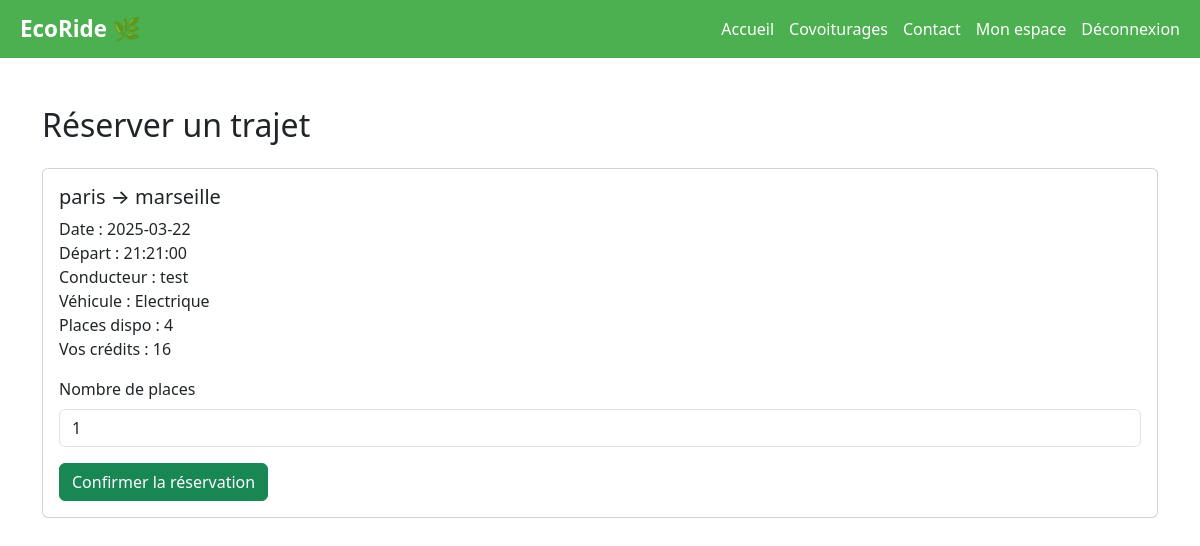
Screenshot of /actions/reserver_place.php?id=16 (signed in) with the database file from the repository.
### tables this page shows
CREATE TABLE `trajets_proposes` (
  `id_trajet` int(10) UNSIGNED NOT NULL,
  `courriel_conducteur` varchar(40) NOT NULL,
  `date_trajet` date NOT NULL,
  `depart` varchar(40) NOT NULL,
  `destination` varchar(40) NOT NULL,
  `prix` decimal(6,2) DEFAULT NULL,
  `description` text DEFAULT NULL,
  `created_at` timestamp NOT NULL DEFAULT current_timestamp(),
  `updated_at` timestamp NOT NULL DEFAULT current_timestamp() ON UPDATE current_timestamp(),
  `places_disponibles` int(10) UNSIGNED NOT NULL,
  `places_totales` int(11) NOT NULL DEFAULT 0,
  `heure_depart` time NOT NULL,
  `heure_arrivee` time DEFAULT NULL,
  `vehicule` int(11) DEFAULT NULL,
  `duree` int(11) DEFAULT NULL,
  `statut` enum('en_attente','en_cours','terminé') DEFAULT 'en_attente'
);

CREATE TABLE `profils` (
  `id` int(10) UNSIGNED NOT NULL,
  `nom` varchar(40) NOT NULL,
  `genre` varchar(10) NOT NULL,
  `telephone` varchar(15) NOT NULL,
  `courriel` varchar(40) NOT NULL,
  `adresse` text NOT NULL,
  `role` enum('conducteur','passager','les deux') NOT NULL DEFAULT 'passager',
  `photo` varchar(255) DEFAULT NULL,
  `note` float DEFAULT NULL
);

CREATE TABLE `vehicules` (
  `id` int(11) NOT NULL,
  `courriel_conducteur` varchar(40) DEFAULT NULL,
  `marque` varchar(40) DEFAULT NULL,
  `modele` varchar(40) DEFAULT NULL,
  `energie` enum('essence','diesel','electrique','hybride') DEFAULT NULL,
  `couleur` varchar(30) DEFAULT NULL,
  `plaque` varchar(20) DEFAULT NULL,
  `date_immatriculation` date DEFAULT NULL,
  `preferences` text DEFAULT NULL
);

CREATE TABLE `utilisateurs` (
  `courriel` varchar(40) NOT NULL,
  `mot_de_passe` varchar(255) NOT NULL,
  `credits` int(11) NOT NULL DEFAULT 20,
  `actif` tinyint(1) DEFAULT 1
);

### actions/reserver_place.php (the view, shortened to what this page needs)
<?php
require_once '../includes/db_connection.php';
$courriel = $_SESSION['courriel'];
$id_trajet = $_GET['id'] ?? null;
$stmt = $pdo->prepare("
    SELECT tp.*, v.energie, p.nom AS conducteur_nom, p.photo
    FROM trajets_proposes tp
    JOIN vehicules v ON tp.vehicule = v.id
    JOIN profils p ON tp.courriel_conducteur = p.courriel
    WHERE tp.id_trajet = ?
");
$stmt->execute([$id_trajet]);
$trajet = $stmt->fetch();
$stmt = $pdo->prepare("SELECT credits FROM utilisateurs WHERE courriel = ?");
$stmt->execute([$courriel]);
$credits = $stmt->fetchColumn();
?>
<!DOCTYPE html>
<html lang="fr">
<head>
  <link href="https://cdn.jsdelivr.net/npm/bootstrap@5.3.0/dist/css/bootstrap.min.css" rel="stylesheet">
</head>
<body>
<?php include '../includes/nav.php'; ?>
<div class="container mt-5">
  <h2>Réserver un trajet</h2>
  <div class="card mt-4">
    <div class="card-body">
      <h5><?= htmlspecialchars($trajet['depart']) ?> → <?= htmlspecialchars($trajet['destination']) ?></h5>
      <p>
        Date : <?= $trajet['date_trajet'] ?><br>
        Départ : <?= $trajet['heure_depart'] ?><br>
        Conducteur : <?= htmlspecialchars($trajet['conducteur_nom']) ?><br>
        Véhicule : <?= ucfirst($trajet['energie']) ?><br>
        Places dispo : <?= $trajet['places_disponibles'] ?><br>
        Vos crédits : <?= $credits ?>
      </p>
      <form method="POST">
        <div class="mb-3">
          <label class="form-label">Nombre de places</label>
          <input type="number" name="places" class="form-control" min="1" max="<?= $trajet['places_disponibles'] ?>" value="1" required>
        </div>
        <button type="submit" class="btn btn-success">Confirmer la réservation</button>
      </form>
    </div>
  </div>
</div>
</body>
</html>

### rows the page displays
trajets_proposes: depart "paris", destination "marseille", date_trajet "2025-03-22", heure_depart "21:21:00", profils.nom "test", vehicule.energie "Electrique", places_disponibles "4"
utilisateurs: credits "16"
